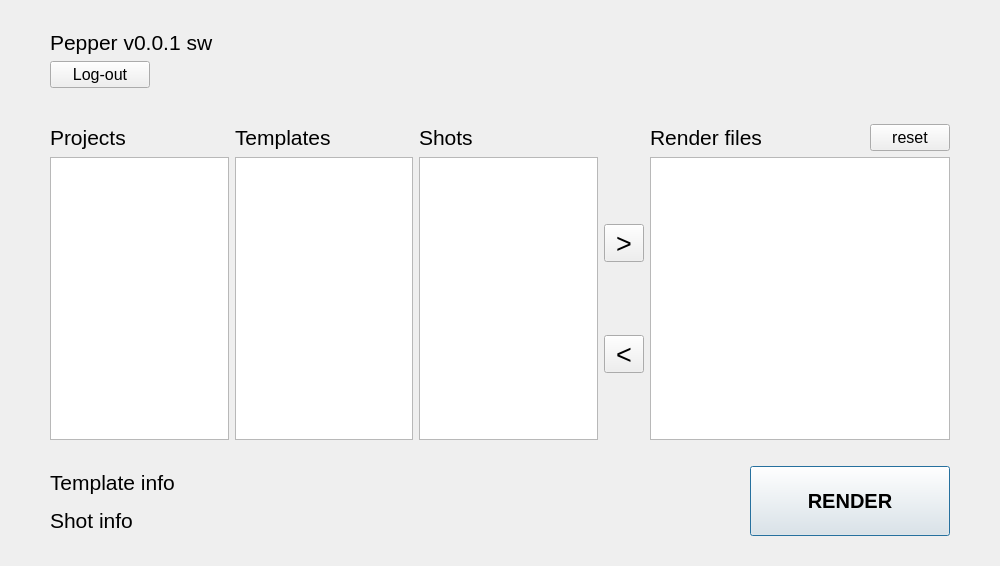
<?xml version="1.0" encoding="UTF-8"?>
<ui version="4.0">
 <class>Dialog</class>
 <widget class="QDialog" name="Dialog">
  <property name="geometry">
   <rect>
    <x>0</x>
    <y>0</y>
    <width>1000</width>
    <height>566</height>
   </rect>
  </property>
  <property name="windowTitle">
   <string>Dialog</string>
  </property>
  <layout class="QGridLayout" name="gridLayout_2">
   <property name="leftMargin">
    <number>50</number>
   </property>
   <property name="topMargin">
    <number>30</number>
   </property>
   <property name="rightMargin">
    <number>50</number>
   </property>
   <property name="bottomMargin">
    <number>30</number>
   </property>
   <item row="2" column="0">
    <layout class="QHBoxLayout" name="horizontalLayout">
     <item>
      <layout class="QVBoxLayout" name="verticalLayout_3">
       <item>
        <widget class="QLabel" name="template_info">
         <property name="font">
          <font>
           <pointsize>16</pointsize>
          </font>
         </property>
         <property name="text">
          <string>Template info</string>
         </property>
        </widget>
       </item>
       <item>
        <widget class="QLabel" name="shot_info">
         <property name="font">
          <font>
           <pointsize>16</pointsize>
          </font>
         </property>
         <property name="text">
          <string>Shot info</string>
         </property>
        </widget>
       </item>
      </layout>
     </item>
     <item>
      <spacer name="horizontalSpacer">
       <property name="orientation">
        <enum>Qt::Horizontal</enum>
       </property>
       <property name="sizeType">
        <enum>QSizePolicy::Fixed</enum>
       </property>
       <property name="sizeHint" stdset="0">
        <size>
         <width>130</width>
         <height>20</height>
        </size>
       </property>
      </spacer>
     </item>
     <item>
      <widget class="QPushButton" name="render_btn">
       <property name="sizePolicy">
        <sizepolicy hsizetype="Fixed" vsizetype="Fixed">
         <horstretch>0</horstretch>
         <verstretch>0</verstretch>
        </sizepolicy>
       </property>
       <property name="minimumSize">
        <size>
         <width>200</width>
         <height>70</height>
        </size>
       </property>
       <property name="font">
        <font>
         <pointsize>15</pointsize>
         <weight>75</weight>
         <bold>true</bold>
        </font>
       </property>
       <property name="text">
        <string>RENDER</string>
       </property>
      </widget>
     </item>
    </layout>
   </item>
   <item row="0" column="0">
    <layout class="QVBoxLayout" name="verticalLayout_2">
     <item>
      <widget class="QLabel" name="label_3">
       <property name="font">
        <font>
         <pointsize>16</pointsize>
        </font>
       </property>
       <property name="text">
        <string>Pepper v0.0.1 sw</string>
       </property>
      </widget>
     </item>
     <item>
      <layout class="QHBoxLayout" name="horizontalLayout_5">
       <property name="leftMargin">
        <number>0</number>
       </property>
       <property name="topMargin">
        <number>0</number>
       </property>
      </layout>
     </item>
     <item>
      <widget class="QPushButton" name="logout_btn">
       <property name="enabled">
        <bool>true</bool>
       </property>
       <property name="maximumSize">
        <size>
         <width>100</width>
         <height>100</height>
        </size>
       </property>
       <property name="font">
        <font>
         <pointsize>12</pointsize>
        </font>
       </property>
       <property name="layoutDirection">
        <enum>Qt::LeftToRight</enum>
       </property>
       <property name="text">
        <string>Log-out</string>
       </property>
      </widget>
     </item>
     <item>
      <layout class="QGridLayout" name="gridLayout_3">
       <item row="2" column="2">
        <widget class="QListView" name="lv_shot">
         <property name="alternatingRowColors">
          <bool>true</bool>
         </property>
         <property name="selectionMode">
          <enum>QAbstractItemView::ExtendedSelection</enum>
         </property>
        </widget>
       </item>
       <item row="2" column="3">
        <layout class="QVBoxLayout" name="verticalLayout_4">
         <item>
          <widget class="QToolButton" name="append_btn">
           <property name="minimumSize">
            <size>
             <width>6</width>
             <height>4</height>
            </size>
           </property>
           <property name="font">
            <font>
             <pointsize>20</pointsize>
             <weight>50</weight>
             <bold>false</bold>
            </font>
           </property>
           <property name="text">
            <string>&gt;</string>
           </property>
          </widget>
         </item>
         <item>
          <widget class="QToolButton" name="del_btn">
           <property name="font">
            <font>
             <pointsize>20</pointsize>
             <weight>50</weight>
             <bold>false</bold>
            </font>
           </property>
           <property name="text">
            <string>&lt;</string>
           </property>
          </widget>
         </item>
        </layout>
       </item>
       <item row="1" column="2">
        <widget class="QLabel" name="label_4">
         <property name="font">
          <font>
           <pointsize>16</pointsize>
          </font>
         </property>
         <property name="text">
          <string>Shots</string>
         </property>
        </widget>
       </item>
       <item row="1" column="0">
        <widget class="QLabel" name="label">
         <property name="font">
          <font>
           <pointsize>16</pointsize>
          </font>
         </property>
         <property name="text">
          <string>Projects</string>
         </property>
        </widget>
       </item>
       <item row="2" column="1">
        <widget class="QListView" name="lv_temp">
         <property name="alternatingRowColors">
          <bool>true</bool>
         </property>
        </widget>
       </item>
       <item row="1" column="5">
        <layout class="QHBoxLayout" name="horizontalLayout_2">
         <item>
          <widget class="QLabel" name="label_5">
           <property name="font">
            <font>
             <pointsize>16</pointsize>
            </font>
           </property>
           <property name="text">
            <string>Render files</string>
           </property>
          </widget>
         </item>
         <item>
          <widget class="QPushButton" name="reset_btn">
           <property name="sizePolicy">
            <sizepolicy hsizetype="Fixed" vsizetype="Fixed">
             <horstretch>0</horstretch>
             <verstretch>0</verstretch>
            </sizepolicy>
           </property>
           <property name="minimumSize">
            <size>
             <width>0</width>
             <height>0</height>
            </size>
           </property>
           <property name="font">
            <font>
             <pointsize>12</pointsize>
             <weight>50</weight>
             <bold>false</bold>
            </font>
           </property>
           <property name="text">
            <string>reset</string>
           </property>
          </widget>
         </item>
        </layout>
       </item>
       <item row="1" column="1">
        <widget class="QLabel" name="label_2">
         <property name="font">
          <font>
           <pointsize>16</pointsize>
          </font>
         </property>
         <property name="text">
          <string>Templates</string>
         </property>
        </widget>
       </item>
       <item row="0" column="0">
        <spacer name="verticalSpacer">
         <property name="orientation">
          <enum>Qt::Vertical</enum>
         </property>
         <property name="sizeType">
          <enum>QSizePolicy::Fixed</enum>
         </property>
         <property name="sizeHint" stdset="0">
          <size>
           <width>50</width>
           <height>30</height>
          </size>
         </property>
        </spacer>
       </item>
       <item row="2" column="0">
        <widget class="QListView" name="lv_proj">
         <property name="alternatingRowColors">
          <bool>true</bool>
         </property>
        </widget>
       </item>
       <item row="2" column="5">
        <widget class="QListView" name="lv_render">
         <property name="sizePolicy">
          <sizepolicy hsizetype="Expanding" vsizetype="Expanding">
           <horstretch>0</horstretch>
           <verstretch>0</verstretch>
          </sizepolicy>
         </property>
         <property name="minimumSize">
          <size>
           <width>300</width>
           <height>0</height>
          </size>
         </property>
         <property name="alternatingRowColors">
          <bool>true</bool>
         </property>
         <property name="selectionMode">
          <enum>QAbstractItemView::ExtendedSelection</enum>
         </property>
        </widget>
       </item>
      </layout>
     </item>
    </layout>
   </item>
   <item row="1" column="0">
    <spacer name="verticalSpacer_2">
     <property name="orientation">
      <enum>Qt::Vertical</enum>
     </property>
     <property name="sizeType">
      <enum>QSizePolicy::Fixed</enum>
     </property>
     <property name="sizeHint" stdset="0">
      <size>
       <width>20</width>
       <height>20</height>
      </size>
     </property>
    </spacer>
   </item>
  </layout>
 </widget>
 <resources/>
 <connections/>
</ui>
